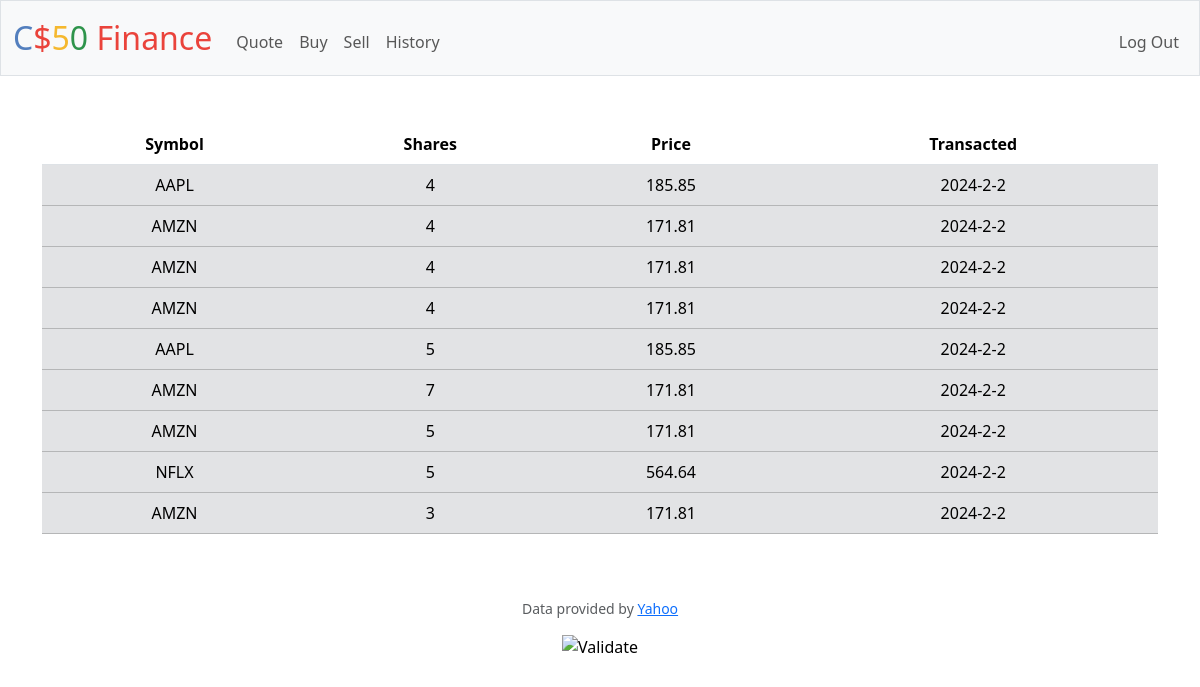
Screenshot of /history (signed in) with the database file from the repository.
### tables this page shows
CREATE TABLE purchases(id INTEGER PRIMARY KEY AUTOINCREMENT NOT NULL, user_id INTEGER, username TEXT NOT NULL, symbol TEXT NOT NULL, month INTEGER NOT NULL, day INTEGER NOT NULL, year INTEGER NOT NULL, history INTEGER NOT NULL, total INTEGER NOT NULL, shares INTEGER NOT NULL, amount INTEGER NOT NULL, FOREIGN KEY(user_id) REFERENCES users(id));

### app.py (the view)
@app.route("/history")
@login_required
def history():
    rows = db.execute("SELECT * FROM purchases WHERE user_id = ?", session["user_id"])
    return render_template("history.html", rows=rows)

### app.py (called while the page is built)
@app.after_request
def after_request(response):
    response.headers["Cache-Control"] = "no-cache, no-store, must-revalidate"
    response.headers["Expires"] = 0
    response.headers["Pragma"] = "no-cache"
    return response

### helpers.py (called while the page is built)
def login_required(f):
    @wraps(f)
    def decorated_function(*args, **kwargs):
        if session.get("user_id") is None:
            return redirect("/login")
        return f(*args, **kwargs)
    return decorated_function

### templates/history.html (shortened to what this page needs)
{% extends "layout.html" %}
{% block main %}
    <table class = "table" >
        <thead>
            <tr>
                <th>Symbol</th>
                <th>Shares</th>
                <th>Price</th>
                <th>Transacted</th>
            </tr>
        </thead>
        <tbody>
            {% for row in rows %}
                <tr class = "table-secondary">
                    <td>{{row["symbol"]}}</td>
                    <td>{{row["history"]}}</td>
                    <td>{{row["amount"]}}</td>
                    <td>{{ row["year"] }}-{{ row["month"] }}-{{ row["day"] }}</td>
                </tr>
            {% endfor %}
        </tbody>
    </table>
{% endblock %}

### templates/layout.html (shortened to what this page needs)
<!DOCTYPE html>
<html lang="en">
    <head>
        <link href="https://cdn.jsdelivr.net/npm/bootstrap@5.3.2/dist/css/bootstrap.min.css" rel="stylesheet">
        <link href="/static/styles.css" rel="stylesheet">
    </head>
    <body>
        <nav class="bg-light border navbar navbar-expand-md navbar-light">
            <div class="container-fluid">
                <a class="navbar-brand" href="/"><span class="blue">C</span><span class="red">$</span><span class="yellow">5</span><span class="green">0</span> <span class="red">Finance</span></a>
                <div class="collapse navbar-collapse" id="navbar">
                    {% if session["user_id"] %}
                        <ul class="navbar-nav me-auto mt-2">
                            <li class="nav-item"><a class="nav-link" href="/quote">Quote</a></li>
                            <li class="nav-item"><a class="nav-link" href="/buy">Buy</a></li>
                            <li class="nav-item"><a class="nav-link" href="/sell">Sell</a></li>
                            <li class="nav-item"><a class="nav-link" href="/history">History</a></li>
                        </ul>
                        <ul class="navbar-nav ms-auto mt-2">
                            <li class="nav-item"><a class="nav-link" href="/logout">Log Out</a></li>
                        </ul>
                    {% else %}
                        <ul class="navbar-nav ms-auto mt-2">
                            <li class="nav-item"><a class="nav-link" href="/register">Register</a></li>
                            <li class="nav-item"><a class="nav-link" href="/login">Log In</a></li>
                        </ul>
                    {% endif %}
                </div>
            </div>
        </nav>
        <main class="container py-5 text-center">
            {% block main %}{% endblock %}
        </main>
        <footer class="mb-5">
            <p class="mb-3 small text-center text-muted">
                Data provided by <a href="https://finance.yahoo.com/">Yahoo</a>
            </p>
            <form action="https://validator.w3.org/check" class="text-center" enctype="multipart/form-data" method="post" target="_blank">
                <input alt="Validate" src="/static/I_heart_validator.png" type="image">
            </form>
        </footer>
    </body>
</html>

### static/styles.css (style rules this page uses)
nav .navbar-brand { font-size: xx-large; }
nav .navbar-brand .blue { color: #537fbe; }
nav .navbar-brand .red { color: #ea433b; }
nav .navbar-brand .yellow { color: #f5b82e; }
nav .navbar-brand .green { color: #2e944b; }

### rows the page displays
purchases: symbol "AAPL", history "4", amount "185.85", year "2024", month "2", day "2"
purchases: symbol "AMZN", history "4", amount "171.81", year "2024", month "2", day "2"
purchases: symbol "AMZN", history "4", amount "171.81", year "2024", month "2", day "2"
purchases: symbol "AMZN", history "4", amount "171.81", year "2024", month "2", day "2"
purchases: symbol "AAPL", history "5", amount "185.85", year "2024", month "2", day "2"
purchases: symbol "AMZN", history "7", amount "171.81", year "2024", month "2", day "2"
purchases: symbol "AMZN", history "5", amount "171.81", year "2024", month "2", day "2"
purchases: symbol "NFLX", history "5", amount "564.64", year "2024", month "2", day "2"
purchases: symbol "AMZN", history "3", amount "171.81", year "2024", month "2", day "2"
